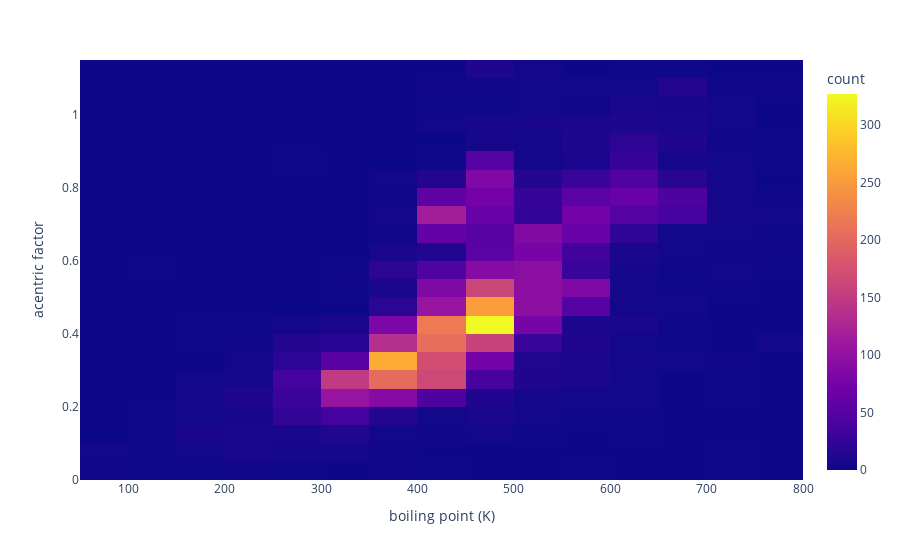

Source (notebook cell):
### Code cell
px.density_heatmap(ThermoProperties, x = 'boiling point (K)', y='acentric factor')

### Figure 1 — Plotly figure (JSON) as saved in the notebook; plotly's stock layout.template omitted (floating-point values rounded to 4 significant figures; data arrays with more than 128 entries replaced by an {"elided": "..."} marker saying what was removed)
{"data": [{"coloraxis": "coloraxis", "hovertemplate": "boiling point (K)=%{x}<br>acentric factor=%{y}<br>count=%{z}<extra></extra>", "name": "", "type": "histogram2d", "x": {"elided": "6031 float values"}, "xaxis": "x", "xbingroup": "x", "y": {"elided": "6031 float values"}, "yaxis": "y", "ybingroup": "y"}], "layout": {"coloraxis": {"colorbar": {"title": {"text": "count"}}, "colorscale": [[0, "#0d0887"], [0.1111, "#46039f"], [0.2222, "#7201a8"], [0.3333, "#9c179e"], [0.4444, "#bd3786"], [0.5556, "#d8576b"], [0.6667, "#ed7953"], [0.7778, "#fb9f3a"], [0.8889, "#fdca26"], [1, "#f0f921"]]}, "legend": {"tracegroupgap": 0}, "margin": {"t": 60}, "xaxis": {"anchor": "y", "domain": [0, 1], "title": {"text": "boiling point (K)"}}, "yaxis": {"anchor": "x", "domain": [0, 1], "title": {"text": "acentric factor"}}}}
